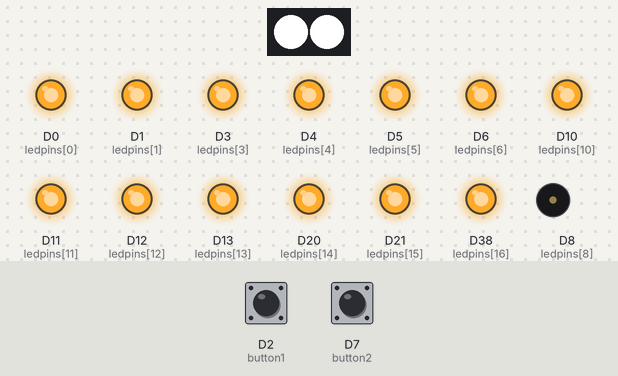
Recording of a sketch running on a simulated Arduino Due. On the bench: 2 RGB LEDs in strip order, left to right, output pins drawn as LEDs (lit = HIGH), buzzer (waves = sounding). Dashed ring = blinking. Inputs (shaded band) come from the test bench; at power-on: D2 (button1) HIGH, D7 (button2) HIGH. Pins used as bus, display or sensor lines are not drawn; what the sketch prints to the serial monitor is not drawn.

Above: at 1.2 s.
1.3 s: D2 (button1) pulled LOW for 0.15 s
At 1.42 s:
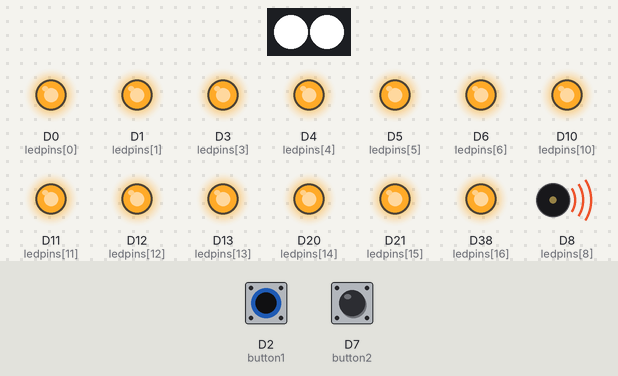
3.0 s: D7 (button2) pulled LOW for 0.15 s
At 4.0 s:
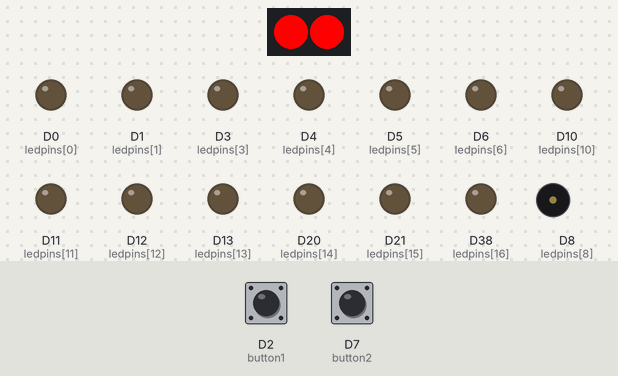
4.6 s: D7 (button2) pulled LOW for 1 s
At 5.2 s:
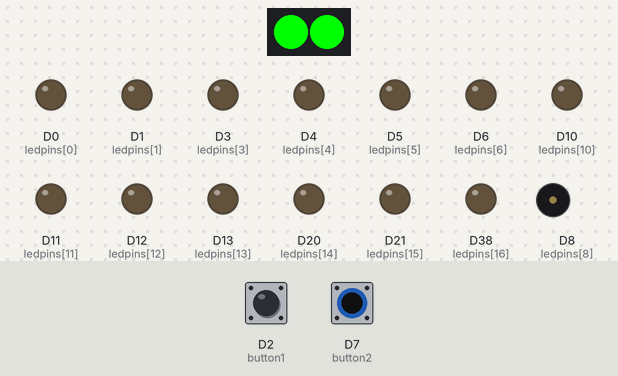
7.1 s: D7 (button2) pulled LOW for 0.15 s
At 8.4 s:
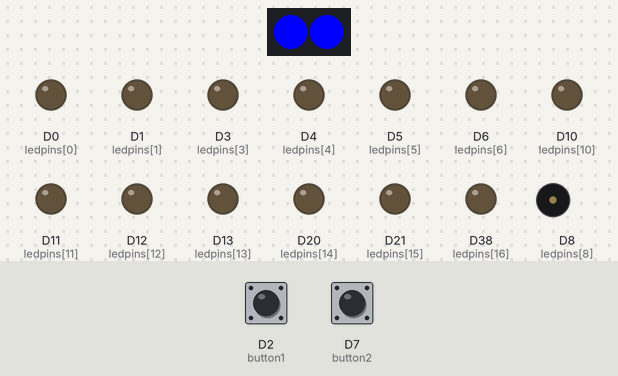
8.7 s: D7 (button2) pulled LOW for 3.2 s
At 9.6 s:
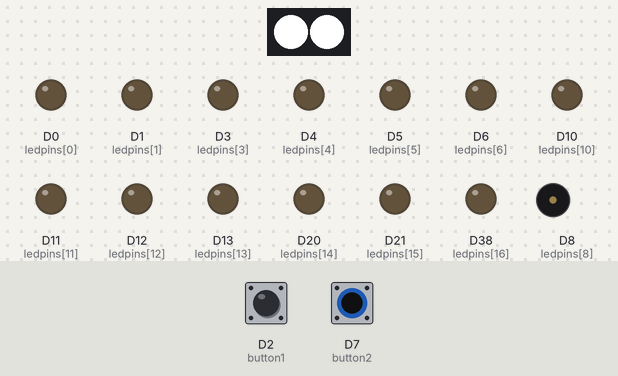
13.4 s: D7 (button2) pulled LOW for 0.15 s
At 14.65 s:
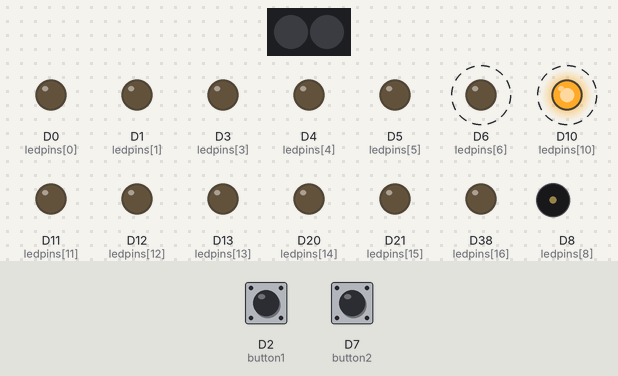
Timing chart, 0 to 17.4 s (numbered marks = the images above; inputs shaded):
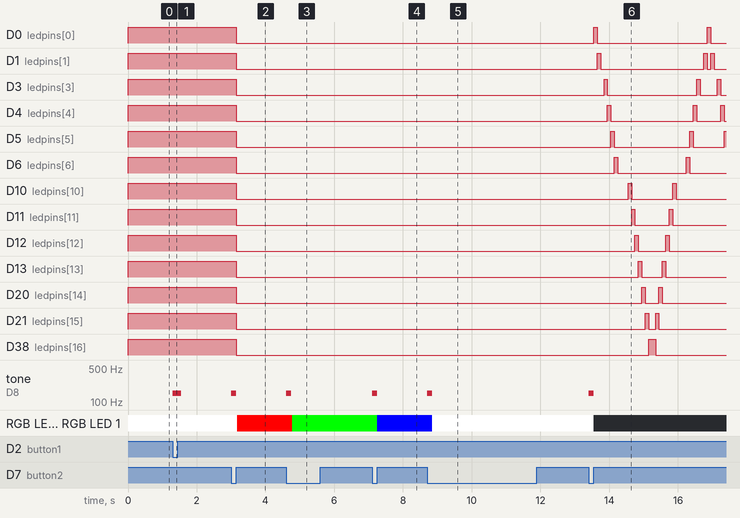

Measured:
- after the input at 1.3 s, tone on D8 (ledpins[8]): silent → 150 Hz at once, → silent 0.25 s later
- after the input at 3.0 s, D0 (ledpins[0]), D1 (ledpins[1]): HIGH → LOW after 0.15 s
- after the input at 4.6 s, tone on D8 (ledpins[8]): silent → 150 Hz at once, → silent 0.15 s later; RGB LED 0, RGB LED 1: RGB(255, 0, 0) → RGB(0, 255, 0) after 0.18 s
- after the input at 7.1 s, tone on D8 (ledpins[8]): silent → 150 Hz at once, → silent 0.15 s later; RGB LED 0, RGB LED 1: RGB(0, 255, 0) → RGB(0, 0, 255) after 0.15 s
- after the input at 8.7 s, tone on D8 (ledpins[8]): silent → 150 Hz at once, → silent 0.15 s later; RGB LED 0, RGB LED 1: RGB(0, 0, 255) → RGB(255, 255, 255) after 0.15 s
- after the input at 13.4 s, D0 (ledpins[0]): alternates HIGH for 0.10 s and LOW for 3.2 s, starting after 0.15 s; D1 (ledpins[1]): goes HIGH 0.10 s, LOW 3.0 s, HIGH 0.10 s, LOW 0.10 s, HIGH 0.10 s, then LOW, starting after 0.25 s

The sketch:

TesterCode.ino
```cpp
#include <Servo.h>
#include <Adafruit_NeoPixel.h>

#define button1 2
#define button2 7

#define RGBPin 9

Servo Servo1;
Servo Servo2;
Servo Servo3;
Servo Servo4;

Adafruit_NeoPixel pixels(2, RGBPin, NEO_GRB + NEO_KHZ800);

int step = 0;
int pos = 0;
bool button1checked = 0;
bool button2checked = 0;
int pinsCount = 17;
int ledpins[] = {0, 1, 2, 3, 4, 5, 6, 7, 8, 9, 10, 11, 12, 13, 20, 21, 38};
int melody[] = {262, 196, 196, 220, 196, 0, 247, 262};
int durations[] = {4, 8, 8, 4, 4, 4, 4, 4};

void setup() {
  SerialUSB.begin(9600);
  pinMode(button1, INPUT);
  pinMode(button2, INPUT);
  attachInterrupt(digitalPinToInterrupt(button1), ISR1, FALLING);
  attachInterrupt(digitalPinToInterrupt(button2), ISR2, FALLING);
  pinMode(0, OUTPUT);
  pinMode(1, OUTPUT);
  pinMode(3, OUTPUT);
  pinMode(4, OUTPUT);
  pinMode(5, OUTPUT);
  pinMode(6, OUTPUT);
  pinMode(8, OUTPUT);
  pinMode(9, OUTPUT);
  pinMode(10, OUTPUT);
  pinMode(11, OUTPUT);
  pinMode(12, OUTPUT);
  pinMode(13, OUTPUT);
  pinMode(20, OUTPUT);
  pinMode(21, OUTPUT);
  pinMode(38, OUTPUT);
  pixels.begin();


}

void ISR1() {
  if ((button1checked) && (button2checked) && (step > 0)) {
    step--;
    tone(8, 150, 50);
    delay(150);
  }
  else {
    tone(8, 150, 250);
  }
  button1checked = 1;
}

void ISR2() {
  button2checked = 1;
  if ((button1checked) && (button2checked) && (step < 7)) {
    step++;
    tone(8, 150, 50);
    delay(150);
  }
  else {
    tone(8, 150, 250);
  }
  button2checked = 1;
}

void loop() {
  SerialUSB.println(step);

  if (SerialUSB.available()) {
    int inByte = SerialUSB.read();
    SerialUSB.write(inByte);
  }

  switch (step) {
    case 0: ALLLED(); break;
    case 1: R(); break;
    case 2: G(); break;
    case 3: B(); break;
    case 4: RGB(); break;
    case 5: RUNLED(); break;
    case 6: BUZZER(); break;
    case 7: SERVO(); break;
  }
}

void ALLLED() {
  Servo1.detach();
  Servo2.detach();
  Servo3.detach();
  Servo4.detach();

  digitalWrite(0, HIGH);
  digitalWrite(1, HIGH);
  digitalWrite(3, HIGH);
  digitalWrite(4, HIGH);
  digitalWrite(5, HIGH);
  digitalWrite(6, HIGH);
  digitalWrite(8, HIGH);
  digitalWrite(9, HIGH);
  digitalWrite(10, HIGH);
  digitalWrite(11, HIGH);
  digitalWrite(12, HIGH);
  digitalWrite(13, HIGH);
  digitalWrite(20, HIGH);
  digitalWrite(21, HIGH);
  digitalWrite(38, HIGH);

  pixels.clear();
  pixels.setPixelColor(0, pixels.Color(255, 255, 255));
  pixels.setPixelColor(1, pixels.Color(255, 255, 255));
  pixels.show();
}

void RUNLED() {
  digitalWrite(0, LOW);
  digitalWrite(1, LOW);
  digitalWrite(3, LOW);
  digitalWrite(4, LOW);
  digitalWrite(5, LOW);
  digitalWrite(6, LOW);
  digitalWrite(8, LOW);
  digitalWrite(9, LOW);
  digitalWrite(10, LOW);
  digitalWrite(11, LOW);
  digitalWrite(12, LOW);
  digitalWrite(13, LOW);
  digitalWrite(20, LOW);
  digitalWrite(21, LOW);
  digitalWrite(38, LOW);

  pixels.clear();
  pixels.show();

  for (int i = 0; i < pinsCount; i = i + 1) {
    digitalWrite(ledpins[i], HIGH);
    delay(100);
    digitalWrite(ledpins[i], LOW);
    if (step != 5) {
      break;
    }
  }
  for (int i = pinsCount - 1; i > 0; i = i - 1) {
    digitalWrite(ledpins[i], HIGH);
    delay(100);
    digitalWrite(ledpins[i], LOW);
    if (step != 5) {
      break;
    }
  }
}

void R() {
  digitalWrite(0, LOW);
  digitalWrite(1, LOW);
  digitalWrite(3, LOW);
  digitalWrite(4, LOW);
  digitalWrite(5, LOW);
  digitalWrite(6, LOW);
  digitalWrite(8, LOW);
  digitalWrite(9, LOW);
  digitalWrite(10, LOW);
  digitalWrite(11, LOW);
  digitalWrite(12, LOW);
  digitalWrite(13, LOW);
  digitalWrite(20, LOW);
  digitalWrite(21, LOW);
  digitalWrite(38, LOW);

  pixels.clear();
  pixels.setPixelColor(0, pixels.Color(255, 0, 0));
  pixels.setPixelColor(1, pixels.Color(255, 0, 0));
  pixels.show();
}

void G() {
  digitalWrite(0, LOW);
  digitalWrite(1, LOW);
  digitalWrite(3, LOW);
  digitalWrite(4, LOW);
  digitalWrite(5, LOW);
  digitalWrite(6, LOW);
  digitalWrite(8, LOW);
  digitalWrite(9, LOW);
  digitalWrite(10, LOW);
  digitalWrite(11, LOW);
  digitalWrite(12, LOW);
  digitalWrite(13, LOW);
  digitalWrite(20, LOW);
  digitalWrite(21, LOW);
  digitalWrite(38, LOW);

  pixels.clear();
  pixels.setPixelColor(0, pixels.Color(0, 255, 0));
  pixels.setPixelColor(1, pixels.Color(0, 255, 0));
  pixels.show();
}

void B() {
  digitalWrite(0, LOW);
  digitalWrite(1, LOW);
  digitalWrite(3, LOW);
  digitalWrite(4, LOW);
  digitalWrite(5, LOW);
  digitalWrite(6, LOW);
  digitalWrite(8, LOW);
  digitalWrite(9, LOW);
  digitalWrite(10, LOW);
  digitalWrite(11, LOW);
  digitalWrite(12, LOW);
  digitalWrite(13, LOW);
  digitalWrite(20, LOW);
  digitalWrite(21, LOW);
  digitalWrite(38, LOW);

  pixels.clear();
  pixels.setPixelColor(0, pixels.Color(0, 0, 255));
  pixels.setPixelColor(1, pixels.Color(0, 0, 255));
  pixels.show();
}

void RGB() {
  digitalWrite(0, LOW);
  digitalWrite(1, LOW);
  digitalWrite(3, LOW);
  digitalWrite(4, LOW);
  digitalWrite(5, LOW);
  digitalWrite(6, LOW);
  digitalWrite(8, LOW);
  digitalWrite(9, LOW);
  digitalWrite(10, LOW);
  digitalWrite(11, LOW);
  digitalWrite(12, LOW);
  digitalWrite(13, LOW);
  digitalWrite(20, LOW);
  digitalWrite(21, LOW);
  digitalWrite(38, LOW);

  pixels.clear();
  pixels.setPixelColor(0, pixels.Color(255, 255, 255));
  pixels.setPixelColor(1, pixels.Color(255, 255, 255));
  pixels.show();
}

void BUZZER() {
  Servo1.detach();
  Servo2.detach();
  Servo3.detach();
  Servo4.detach();

  digitalWrite(0, LOW);
  digitalWrite(1, LOW);
  digitalWrite(8, LOW);
  digitalWrite(10, LOW);
  digitalWrite(11, LOW);
  digitalWrite(12, LOW);
  digitalWrite(13, LOW);
  digitalWrite(20, LOW);
  digitalWrite(21, LOW);
  digitalWrite(38, LOW);

  for (int thisNote = 0; thisNote < 8; thisNote++) {
    int noteDuration = 1000 / durations[thisNote];
    tone(8, melody[thisNote], noteDuration);
    int pauseBetweenNotes = noteDuration * 1.30;
    delay(pauseBetweenNotes);
    noTone(8);
    delay(10);
    if (step != 6) {
      break;
    }
  }

  pixels.clear();
  pixels.show();
}

void SERVO() {
  Servo1.attach(3);
  Servo2.attach(4);
  Servo3.attach(5);
  Servo4.attach(6);

  digitalWrite(0, LOW);
  digitalWrite(1, LOW);
  digitalWrite(8, LOW);
  digitalWrite(10, LOW);
  digitalWrite(11, LOW);
  digitalWrite(12, LOW);
  digitalWrite(13, LOW);
  digitalWrite(20, LOW);
  digitalWrite(21, LOW);
  digitalWrite(38, LOW);

  noTone(8);

  pixels.clear();
  pixels.show();

  for (pos = 0; pos <= 180; pos += 1) {
    Servo1.write(pos);
    Servo2.write(pos);
    Servo3.write(pos);
    Servo4.write(pos);
    delay(15);
    if (step != 7) {
      break;
    }
  }
  for (pos = 180; pos >= 0; pos -= 1) {
    Servo1.write(pos);
    Servo2.write(pos);
    Servo3.write(pos);
    Servo4.write(pos);
    delay(15);
    if (step != 7) {
      break;
    }
  }
}
```
